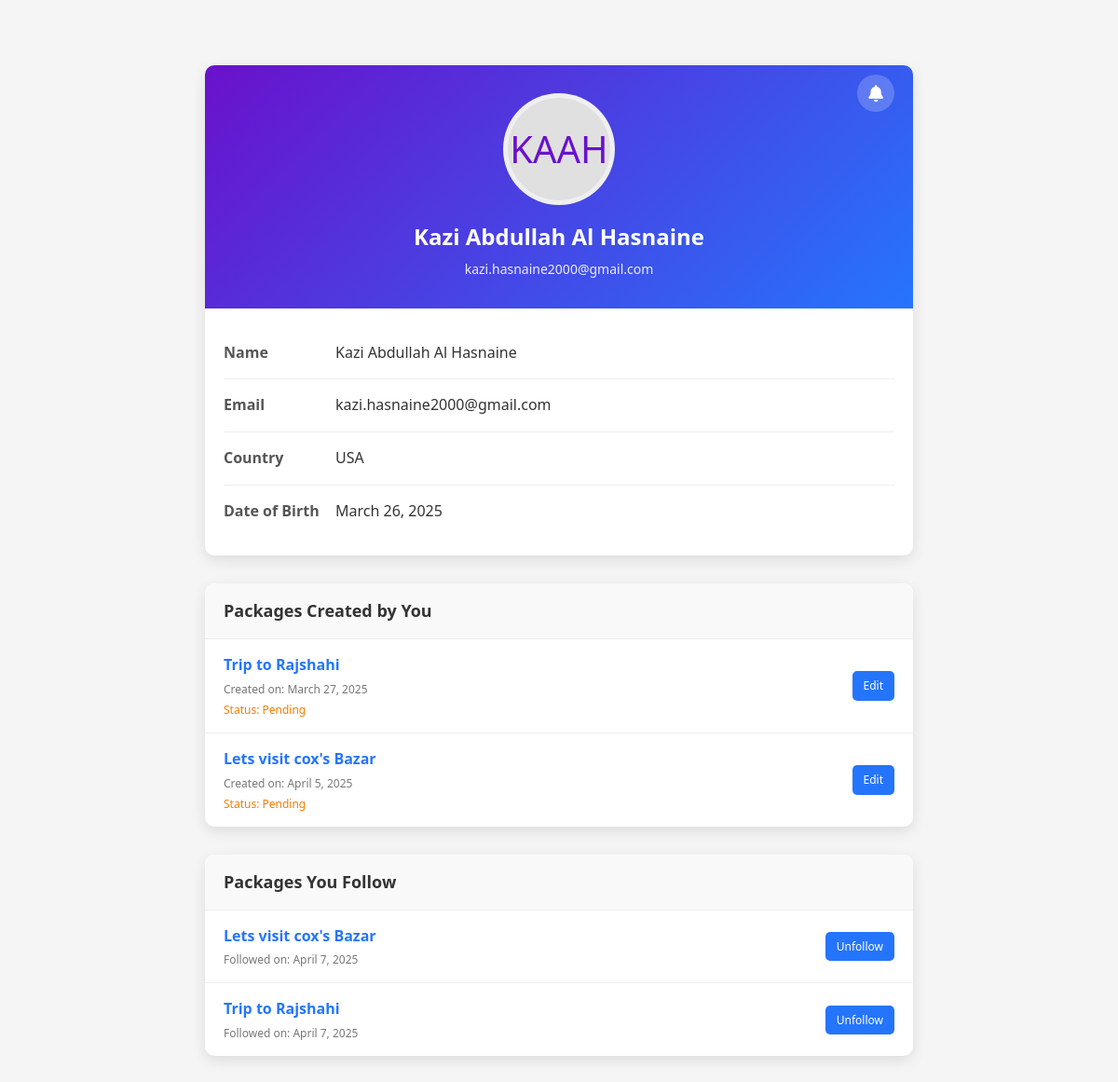
Screenshot of /Kazi-Workshop/profile.php (signed in) with the database file from the repository.
### tables this page shows
CREATE TABLE `user` (
  `id` int(11) NOT NULL,
  `name` varchar(255) NOT NULL,
  `email` varchar(255) NOT NULL,
  `password` varchar(255) NOT NULL,
  `dob` date NOT NULL,
  `country` varchar(100) NOT NULL
);

CREATE TABLE `packages` (
  `package_id` int(11) NOT NULL,
  `package_name` varchar(255) NOT NULL,
  `publish_time` timestamp NOT NULL DEFAULT current_timestamp(),
  `build_by` int(11) NOT NULL,
  `status` varchar(255) NOT NULL DEFAULT 'pending',
  `details` varchar(1000) NOT NULL,
  `image` varchar(255) NOT NULL DEFAULT 'unknown.jpg'
);

CREATE TABLE `package_followers` (
  `package_id` int(11) NOT NULL,
  `user_id` int(11) NOT NULL,
  `time` timestamp NOT NULL DEFAULT current_timestamp()
);

### Kazi-Workshop/profile.php (the view, shortened to what this page needs)
<?php
$userId = $_SESSION['user_id'] ?? 'unknown';
$db = Database::getInstance();
$conn = $db->getConnection();
function getUserData($conn, $userId) {
    $query = "SELECT id, name, email, dob, country FROM user WHERE id = ?";
    $stmt = $conn->prepare($query);
    $stmt->execute([$userId]);
    if ($stmt->rowCount() > 0) {
        return $stmt->fetch(PDO::FETCH_ASSOC);
    } else {
        return null;
    }
}
function getCreatedPackages($conn, $userId) {
    $query = "SELECT package_id, package_name, publish_time, status FROM packages WHERE build_by = ?";
    $stmt = $conn->prepare($query);
    $stmt->execute([$userId]);
    $packages = [];
    while ($row = $stmt->fetch(PDO::FETCH_ASSOC)) {
        $packages[] = $row;
    }
    return $packages;
}
function getFollowedPackages($conn, $userId) {
    $query = "SELECT p.package_id, p.package_name, pf.time
              FROM package_followers pf
              JOIN packages p ON pf.package_id = p.package_id
              WHERE pf.user_id = ?";
    $stmt = $conn->prepare($query);
    $stmt->execute([$userId]);
    $packages = [];
    while ($row = $stmt->fetch(PDO::FETCH_ASSOC)) {
        $packages[] = $row;
    }
    return $packages;
}
$userData = getUserData($conn, $userId);
$createdPackages = getCreatedPackages($conn, $userId);
$followedPackages = getFollowedPackages($conn, $userId);
function getInitials($name) {
    $words = explode(' ', $name);
    $initials = '';
    foreach ($words as $word) {
        $initials .= strtoupper(substr($word, 0, 1));
    }
    return $initials;
}
function formatDate($dateString, $includeTime = false) {
    $date = new DateTime($dateString);
    return $includeTime ? $date->format('M j, Y g:i A') : $date->format('F j, Y');
}
?>
<!DOCTYPE html>
<html lang="en">
<head>
    <link rel="stylesheet" href="https://cdnjs.cloudflare.com/ajax/libs/font-awesome/6.4.0/css/all.min.css">
    <link rel="stylesheet" type="text/css" href="profile.css">
</head>
<body>
    <div class="container">
        <?php if ($userData): ?>
        <div class="profile-card">
            <div class="profile-header">
                <div class="notification-container">
                    <div class="notification-icon" id="notificationIcon">
                        <i class="fas fa-bell" style="color: white; font-size: 18px;"></i>
                    </div>
                </div>
                <div class="profile-img"><?php echo getInitials($userData['name']); ?></div>
                <h2 class="profile-name"><?php echo htmlspecialchars($userData['name']); ?></h2>
                <p class="profile-email"><?php echo htmlspecialchars($userData['email']); ?></p>
            </div>
            <div class="profile-details">
                <div class="detail-item">
                    <div class="detail-label">Name</div>
                    <div class="detail-value"><?php echo htmlspecialchars($userData['name']); ?></div>
                </div>
                <div class="detail-item">
                    <div class="detail-label">Email</div>
                    <div class="detail-value"><?php echo htmlspecialchars($userData['email']); ?></div>
                </div>
                <div class="detail-item">
                    <div class="detail-label">Country</div>
                    <div class="detail-value"><?php echo htmlspecialchars($userData['country']); ?></div>
                </div>
                <div class="detail-item">
                    <div class="detail-label">Date of Birth</div>
                    <div class="detail-value"><?php echo formatDate($userData['dob']); ?></div>
                </div>
            </div>
        </div>
        <div class="section-card">
            <div class="section-title">Packages Created by You</div>
            <div class="section-content">
                <?php if (count($createdPackages) > 0): ?>
                    <?php foreach ($createdPackages as $package): ?>
                        <div class="package-item">
                            <div class="package-info">
                                <a href="package-details.php?id=<?php echo $package['package_id']; ?>" class="package-name">
                                    <?php echo htmlspecialchars($package['package_name']); ?>
                                </a>
                                <div class="package-date">Created on: <?php echo formatDate($package['publish_time']); ?></div>
                                <div class="package-status <?php echo $package['status']; ?>">
                                    Status: <?php echo ucfirst($package['status']); ?>
                                </div>
                            </div>
                            <div>
                                <a href="modules/buildPackages.php?id=<?php echo $package['package_id']; ?>" class="btn btn-small">Edit</a>
                            </div>
                        </div>
                    <?php endforeach; ?>
                <?php else: ?>
                    <div class="no-packages">You haven't created any packages yet.</div>
                <?php endif; ?>
            </div>
        </div>
        <div class="section-card">
            <div class="section-title">Packages You Follow</div>
            <div class="section-content">
                <?php if (count($followedPackages) > 0): ?>
                    <?php foreach ($followedPackages as $package): ?>
                        <div class="package-item">
                            <div class="package-info">
                                <a href="package-details.php?id=<?php echo $package['package_id']; ?>" class="package-name">
                                    <?php echo htmlspecialchars($package['package_name']); ?>
                                </a>
                                <div class="package-date">Followed on: <?php echo formatDate($package['time']); ?></div>
                            </div>
                            <div>
                                <a href="unfollow-package.php?id=<?php echo $package['package_id']; ?>&user_id=<?php echo $userId; ?>" class="btn btn-small">Unfollow</a>
                            </div>
                        </div>
                    <?php endforeach; ?>
                <?php else: ?>
                    <div class="no-packages">You're not following any packages.</div>
                <?php endif; ?>
            </div>
        </div>
        <?php else: ?>
            <div class="error">User not found!</div>
        <?php endif; ?>
    </div>
</body>
</html>

### Kazi-Workshop/profile.css (style rules this page uses)
* { margin: 0; padding: 0; box-sizing: border-box; font-family: 'Segoe UI', Tahoma, Geneva, Verdana, sans-serif; }
body { background-color: #f5f5f5; color: #333; line-height: 1.6; }
.container { max-width: 800px; margin: 50px auto; padding: 20px; position: relative; }
.profile-card { background-color: #fff; border-radius: 10px; box-shadow: 0 5px 15px rgba(0, 0, 0, 0.1); overflow: hidden; margin-bottom: 30px; }
.profile-header { background: linear-gradient(135deg, #6a11cb 0%, #2575fc 100%); color: white; padding: 30px 20px; text-align: center; position: relative; }
.profile-img { width: 120px; height: 120px; border-radius: 50%; border: 5px solid rgba(255, 255, 255, 0.5); margin: 0 auto 15px; display: flex; align-items: center; justify-content: center; background-color: #e0e0e0; font-size: 40px; color: #6a11cb; }
.profile-name { font-size: 24px; font-weight: 600; margin-bottom: 5px; }
.profile-email { font-size: 14px; opacity: 0.9; }
.profile-details { padding: 20px; }
.detail-item { padding: 15px 0; border-bottom: 1px solid #eee; display: flex; }
.detail-item:last-child { border-bottom: none; }
.detail-label { font-weight: 600; width: 120px; color: #555; }
.detail-value { flex: 1; }
.section-card { background-color: #fff; border-radius: 10px; box-shadow: 0 5px 15px rgba(0, 0, 0, 0.1); overflow: hidden; margin-bottom: 30px; }
.section-title { padding: 15px 20px; font-size: 18px; font-weight: 600; background-color: #f9f9f9; border-bottom: 1px solid #eee; color: #333; }
.section-content { padding: 0; }
.package-item { padding: 15px 20px; border-bottom: 1px solid #eee; display: flex; justify-content: space-between; align-items: center; }
.package-item:last-child { border-bottom: none; }
.package-info { flex: 1; }
.package-name { font-weight: 600; color: #2575fc; text-decoration: none; font-size: 16px; }
.package-date, .package-status { font-size: 12px; color: #777; margin-top: 3px; }
.package-status.pending { color: #f57c00; }
.btn { display: inline-block; padding: 10px 20px; background-color: #2575fc; color: white; border: none; border-radius: 5px; cursor: pointer; text-decoration: none; font-weight: 500; transition: background-color 0.3s; }
.btn-small { padding: 6px 12px; font-size: 12px; }
.notification-container { position: absolute; top: 10px; right: 20px; }
.notification-icon { background-color: rgba(255, 255, 255, 0.2); width: 40px; height: 40px; border-radius: 50%; display: flex; align-items: center; justify-content: center; cursor: pointer; position: relative; transition: background-color 0.3s; }

### rows the page displays
user: name "KAAH", name "Kazi Abdullah Al Hasnaine", email "kazi.hasnaine2000@gmail.com", country "USA", dob "March 26, 2025"
packages: package_name "Trip to Rajshahi", publish_time "March 27, 2025", status "Pending"
packages: package_name "Lets visit cox's Bazar", publish_time "April 5, 2025", status "Pending"
package_followers: package.package_name "Lets visit cox's Bazar", time "April 7, 2025"
package_followers: package.package_name "Trip to Rajshahi", time "April 7, 2025"
